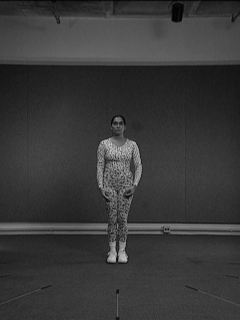
#> input picture samples/hw5/data/aerobic-001.bmp, 240 x 320 px; its folder holds only this picture in this run
$ jupyter execute --allow-errors hw5.ipynb
#> lines starting #> are read from the running program, lines starting #| are printed output that depends on the picture; after the words box and inside, x2 and y2 are one past the last pixel; in counts of white or black regions, pixels touching at a corner belong together
[cell 1]
from PIL import Image, ImageDraw
from re import M
import cv2
import matplotlib.pyplot as plt
from skimage.color import rgb2gray
import numpy as np
from math import ceil, floor,  pi, sqrt
import scipy.ndimage
from pprint import pprint
import os

[cell 2]
def showSample(imgs, title):
    plt.figure()
    for i, imNum in enumerate(np.linspace(0, len(imgs)-1, 4, dtype=int)):
        plt.subplot(2, 2, i+1)
        plt.imshow(imgs[imNum], cmap='gray')
    plt.suptitle(title)

[cell 3]
# 1.
imgs = []
#> (the rest of this cell did not finish here and is left out)

After finding the difference images, I tested various thresholds to convert the grayscale to a binary image. Keeping in mind that I would be using morphology later to further process the image and remove noise, I figured that it would be okay to leave a little bit of noise in, which will be removed by the later operations. I found that a threshold of 0.4 kept a large portion of the arm, with slight amounts of noise from the body moving around.

First, I tested the median blur. I found that a threshold of 9 for the median blur filter worked well, removing a lot of the noise from the body. However, there were still some disconnected portions remaining, such as from the head.

Next I tested opening followed by closing. The python equivalent does not give an option for thresholding so there wasn't much testing to do other than changing the number of iterations of open/close. I found that more iterations reduced the amount of data too much, removing a lot of the white pixels. In this case, I found that a single iteration of opening followed by a single iteration of closing worked the best.

While the major areas were filled in more, and less scattered from open/close, there was still a lot of noise leftover. To get rid of this noise, I decided to follow up with a round of median blurring. Opening followed by closing followed by blurring produced excellent results, with clearly defined regions and minimal (essentially none) noise.

[cell 4]
# 2.
def similitudeMoments(img):
    m_0_0 = calc_moment(img, 0, 0)
    x_bar = calc_moment(img, 1, 0) / m_0_0
    y_bar = calc_moment(img, 0, 1) / m_0_0
    nu = []
    for i in range(4):
        for j in range(4):
            if i+j >= 2 and i+j <= 3:
                nu.append(
                    (calc_moment(img, i, j, x_bar, y_bar) /
                     m_0_0**((i+j)/2+1), f'i={i}, j={j}')
                )
    return nu

def calc_moment(img, i, j, x_bar=0, y_bar=0):
    m = 0
    for x in range(img.shape[0]):
        for y in range(img.shape[1]):
            m += (x-x_bar)**i * (y-y_bar)**j * img[x][y]
    return m


# MEI
#> (the rest of this cell did not finish here and is left out)

The preprocessing from 1 helped to produce very clear MEI and MHI sequences. In both the MEI and MHI, only the arm was shown, except for a tiny speck of the head. Comparing the similitudes, the images seem very different.

[cell 5]
# 3.
box0 = np.zeros((101, 101))
#> box0: shape (101, 101) float64; every value is 0
box0[40:61, 6:27] = 255
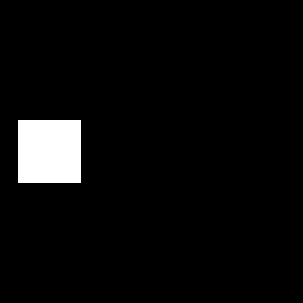
#> box0: shape (101, 101) float64 (shown 3 times larger); 4.3% white; 1 white region, box (x1, y1, x2, y2) and area: (6, 40, 27, 61) 441
box1 = np.zeros((101, 101))
box1[41:62, 7:28] = 255

Gx = np.array([[-1, 0, 1],
               [-2, 0, 2],
               [-1, 0, 1]]) / 8
Gy = np.array([[-1, -2, -1],
               [0, 0, 0],
               [1, 2, 1]]) / 8

fx= cv2.filter2D(box1.astype(np.float32), -1, Gx)
fy= cv2.filter2D(box1.astype(np.float32), -1, Gy)
# fx = scipy.ndimage.correlate(box1, Gx, mode='nearest')
# fy = scipy.ndimage.correlate(box1, Gy, mode='nearest')

ft = box1 - box0
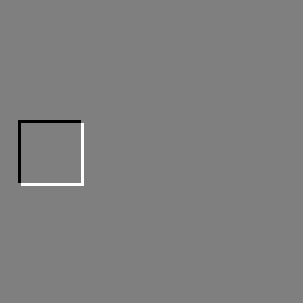
#> ft: shape (101, 101) float64 (shown 3 times larger); min -255, max 255, mean 0; drawn with min black and max white
denom = np.nan_to_num(np.sqrt(fx**2+fy**2))
with np.errstate(divide='ignore', invalid='ignore'):
    mag = -ft / denom
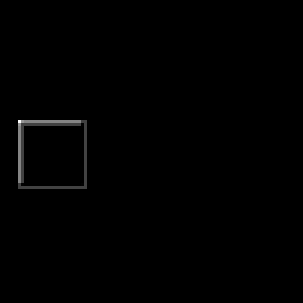
#> mag: shape (101, 101) float64 (shown 3 times larger); 98.35% of the values are NaN or infinite; the others: min -2, max 5.66, mean 0.0301; drawn with min black, max white, NaN and infinite black
    u = fx/denom * mag
    v = fy/denom * mag
plt.figure(figsize=(6,6), dpi=100)
plt.imshow(mag)
dot = np.dot(u, mag)
#> dot: shape (101, 101) float64; every value is NaN or infinite
plt.quiver(u, v, color='red', scale_units='xy', scale=1, angles='xy' )
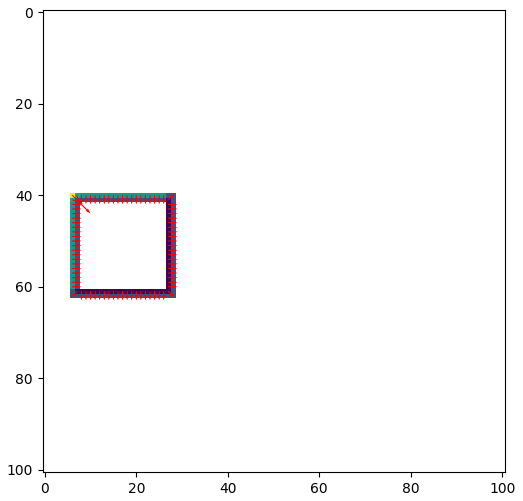
#> figure drawn by matplotlib, 1 panel
